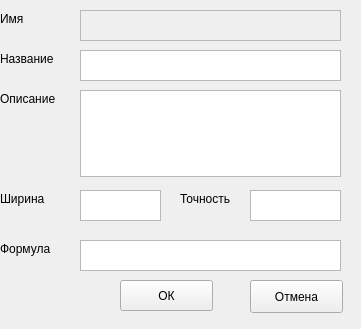
<?xml version="1.0" encoding="UTF-8"?>
<ui version="4.0">
 <class>ColPropForm</class>
 <widget class="QWidget" name="ColPropForm">
  <property name="windowModality">
   <enum>Qt::ApplicationModal</enum>
  </property>
  <property name="geometry">
   <rect>
    <x>0</x>
    <y>0</y>
    <width>361</width>
    <height>329</height>
   </rect>
  </property>
  <property name="sizePolicy">
   <sizepolicy hsizetype="Fixed" vsizetype="Fixed">
    <horstretch>0</horstretch>
    <verstretch>0</verstretch>
   </sizepolicy>
  </property>
  <widget class="QPlainTextEdit" name="te_name">
   <property name="enabled">
    <bool>false</bool>
   </property>
   <property name="geometry">
    <rect>
     <x>80</x>
     <y>10</y>
     <width>261</width>
     <height>31</height>
    </rect>
   </property>
  </widget>
  <widget class="QLabel" name="label">
   <property name="geometry">
    <rect>
     <x>0</x>
     <y>10</y>
     <width>65</width>
     <height>17</height>
    </rect>
   </property>
   <property name="text">
    <string>Имя</string>
   </property>
  </widget>
  <widget class="QLabel" name="label_2">
   <property name="geometry">
    <rect>
     <x>0</x>
     <y>50</y>
     <width>71</width>
     <height>17</height>
    </rect>
   </property>
   <property name="text">
    <string>Название</string>
   </property>
  </widget>
  <widget class="QLabel" name="label_3">
   <property name="geometry">
    <rect>
     <x>0</x>
     <y>90</y>
     <width>71</width>
     <height>17</height>
    </rect>
   </property>
   <property name="text">
    <string>Описание</string>
   </property>
  </widget>
  <widget class="QPlainTextEdit" name="te_title">
   <property name="geometry">
    <rect>
     <x>80</x>
     <y>50</y>
     <width>261</width>
     <height>31</height>
    </rect>
   </property>
  </widget>
  <widget class="QPlainTextEdit" name="te_descr">
   <property name="geometry">
    <rect>
     <x>80</x>
     <y>90</y>
     <width>261</width>
     <height>87</height>
    </rect>
   </property>
  </widget>
  <widget class="QLabel" name="label_4">
   <property name="geometry">
    <rect>
     <x>0</x>
     <y>190</y>
     <width>63</width>
     <height>17</height>
    </rect>
   </property>
   <property name="text">
    <string>Ширина</string>
   </property>
  </widget>
  <widget class="QPlainTextEdit" name="te_width">
   <property name="geometry">
    <rect>
     <x>80</x>
     <y>190</y>
     <width>81</width>
     <height>31</height>
    </rect>
   </property>
  </widget>
  <widget class="QLabel" name="label_5">
   <property name="geometry">
    <rect>
     <x>180</x>
     <y>190</y>
     <width>63</width>
     <height>17</height>
    </rect>
   </property>
   <property name="text">
    <string>Точность</string>
   </property>
  </widget>
  <widget class="QPlainTextEdit" name="te_precision">
   <property name="geometry">
    <rect>
     <x>250</x>
     <y>190</y>
     <width>91</width>
     <height>31</height>
    </rect>
   </property>
  </widget>
  <widget class="QLabel" name="label_6">
   <property name="geometry">
    <rect>
     <x>0</x>
     <y>240</y>
     <width>63</width>
     <height>17</height>
    </rect>
   </property>
   <property name="text">
    <string>Формула</string>
   </property>
  </widget>
  <widget class="QPlainTextEdit" name="te_expression">
   <property name="geometry">
    <rect>
     <x>80</x>
     <y>240</y>
     <width>261</width>
     <height>31</height>
    </rect>
   </property>
  </widget>
  <widget class="QPushButton" name="btn_ok">
   <property name="geometry">
    <rect>
     <x>120</x>
     <y>280</y>
     <width>93</width>
     <height>31</height>
    </rect>
   </property>
   <property name="text">
    <string>ОК</string>
   </property>
  </widget>
  <widget class="QPushButton" name="btn_cancel">
   <property name="enabled">
    <bool>true</bool>
   </property>
   <property name="geometry">
    <rect>
     <x>250</x>
     <y>280</y>
     <width>93</width>
     <height>33</height>
    </rect>
   </property>
   <property name="text">
    <string>Отмена</string>
   </property>
   <property name="checkable">
    <bool>false</bool>
   </property>
   <property name="flat">
    <bool>false</bool>
   </property>
  </widget>
 </widget>
 <resources/>
 <connections/>
</ui>
